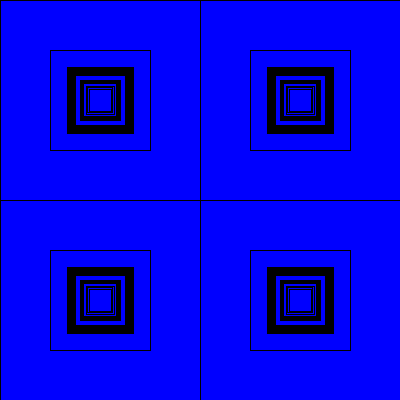
Frame 1 (no input)
Frame 60 (the mouse pressed at the canvas centre just before this capture): identical to frame 1, image omitted
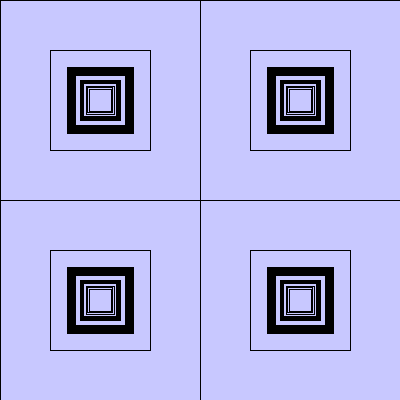
Frame 120 (the mouse held since frame 60 and released just before this capture)

The Processing sketch that drew these frames (run headless with seeded random() and noise(); from frame 60 on, the mouse is pressed at the canvas centre):

// Processing sketch: for3
// ── for3.pde
float miVariable;
void setup() {
  size(400, 400);
  rectMode(CENTER);
}

void draw() {
  background(0);

  for (int i = 0; i < 2; i++) {
    for (int j = 0; j < 2; j++) {
      for (int k = 1; k < 10; k++) {
        if (retornarValor(mouseX)) {
          paraDibujar(mouseX, mouseY, i, j, k);
        }
      }
    }
  }
}
boolean retornarValor (float mX) {
  if (mX > width/2) {
    return true;
  } else {
    return true;
  }
}
void paraDibujar(float mX, float mY, int i, int j, int k) {

  if (k == 5 || k == 3) {
    fill(0);
  } else {
    fill(mX, mY, 255);
  }

  if (k == 2) {
  }
  push();
  translate(i * width/2 + width/4, j * height/2 + height/4);
  rotate(map(mouseX, 0, width, 0, PI*2));
  //pi * 2 == 360
  //pi = 180
  //pi / 2
  rect(0, 0, width/2/k, height/2/k);
  pop();
}
